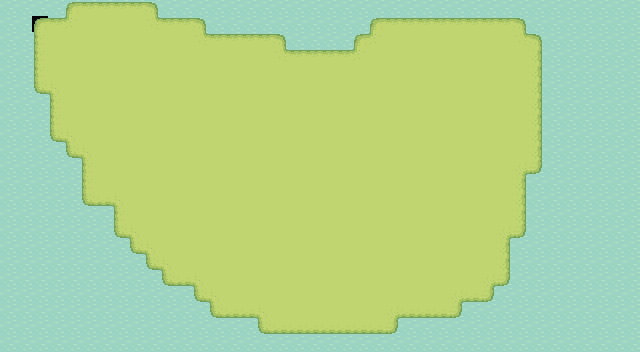

Rendered tile map (Tiled .tmx) drawn with the repository's tilesets; below, a short description and the map source with its tile grids summarised:
An orthogonal 40x22 tile map with 16x16 px tiles, 3 tile layers (Water, Grass, Undergrowth), 10 tilesets and 18 objects (PlayerSpawn).

<map version="1.10" tiledversion="1.11.2" orientation="orthogonal" renderorder="right-down" width="40" height="22" tilewidth="16" tileheight="16" infinite="0" nextlayerid="16" nextobjectid="61">
 <tileset firstgid="1" source="../tilesets/water.tsx" />
 <tileset firstgid="5" source="../tilesets/grass.tsx" />
 <tileset firstgid="82" source="../tilesets/tilled_dirt_wide.tsx" />
 <tileset firstgid="159" source="../tilesets/basic_grass_biome_things.tsx" />
 <tileset firstgid="204" source="../tilesets/small_house.tsx" />
 <tileset firstgid="205" name="small_tree" tilewidth="16" tileheight="32" tilecount="1" columns="1">
  <image source="../tilesets/small_tree.png" width="16" height="32" />
  <tile id="0">
   <objectgroup draworder="index" id="3">
    <object id="4" x="4" y="20" width="8" height="8">
     <ellipse />
    </object>
   </objectgroup>
  </tile>
 </tileset>
 <tileset firstgid="206" name="large_tree" tilewidth="32" tileheight="32" tilecount="1" columns="1">
  <image source="../tilesets/large_tree.png" width="32" height="32" />
  <tile id="0">
   <objectgroup draworder="index" id="2">
    <object id="1" x="11" y="22" width="10" height="10">
     <ellipse />
    </object>
   </objectgroup>
  </tile>
 </tileset>
 <tileset firstgid="207" name="larger_biome_things" tilewidth="32" tileheight="32" tilecount="4" columns="0">
  <grid orientation="orthogonal" width="1" height="1" />
  <tile id="0">
   <image source="../tilesets/large_tree.png" width="32" height="32" />
  </tile>
  <tile id="1">
   <image source="../tilesets/small_tree.png" width="16" height="32" />
  </tile>
  <tile id="4">
   <image source="../tilesets/sunflower.png" width="16" height="32" />
  </tile>
  <tile id="5">
   <image source="../tilesets/heart_tree.png" width="32" height="32" />
   <objectgroup draworder="index" id="2">
    <object id="1" x="13" y="24" width="6" height="5" />
   </objectgroup>
  </tile>
 </tileset>
 <tileset firstgid="213" name="chicken_sprites" tilewidth="16" tileheight="16" tilecount="8" columns="4">
  <image source="../../game/characters/chicken_sprites.png" width="64" height="32" />
  <tile id="0">
   <objectgroup draworder="index" id="2">
    <object id="2" x="3" y="6" width="8" height="8">
     <ellipse />
    </object>
   </objectgroup>
  </tile>
  <tile id="1">
   <objectgroup draworder="index" id="2">
    <object id="1" x="3" y="6" width="8" height="8">
     <ellipse />
    </object>
   </objectgroup>
  </tile>
  <tile id="4">
   <objectgroup draworder="index" id="2">
    <object id="1" x="3" y="6" width="8" height="8">
     <ellipse />
    </object>
   </objectgroup>
  </tile>
  <tile id="5">
   <objectgroup draworder="index" id="2">
    <object id="1" x="3" y="5" width="8" height="8">
     <ellipse />
    </object>
   </objectgroup>
  </tile>
 </tileset>
 <tileset firstgid="221" name="cow_sprites" tilewidth="32" tileheight="32" tilecount="6" columns="3">
  <image source="../../game/characters/cow_sprites.png" width="96" height="64" />
 </tileset>
 <layer id="1" name="Water" width="40" height="22">
  <data>[880 cells, 879 non-empty, 1 distinct tile ids]</data>
 </layer>
 <layer id="7" name="Grass" width="40" height="22">
  <data>[880 cells, 880 non-empty, 14 distinct tile ids]</data>
 </layer>
 <layer id="12" name="Undergrowth" width="40" height="22">
  <data>[880 cells, 0 non-empty, 0 distinct tile ids]</data>
 </layer>
 <objectgroup id="15" name="Overgrowth">
  <properties>
   <property name="YSort" type="class" propertytype="croptails::core::components::YSort" />
  </properties>
 </objectgroup>
 <objectgroup id="10" name="Spawns">
  <properties>
   <property name="YSort" type="class" propertytype="croptails::core::components::YSort" />
  </properties>
  <object id="7" name="PlayerSpawn" x="199" y="73">
   <point />
  </object>
  <object id="50" gid="221" x="182" y="205" width="32" height="32">
   <properties>
    <property name="Cow" type="class" propertytype="croptails::animals::components::Cow" />
   </properties>
  </object>
  <object id="51" gid="221" x="231" y="153" width="32" height="32">
   <properties>
    <property name="Cow" type="class" propertytype="croptails::animals::components::Cow" />
   </properties>
  </object>
  <object id="52" gid="221" x="313" y="110" width="32" height="32">
   <properties>
    <property name="Cow" type="class" propertytype="croptails::animals::components::Cow" />
   </properties>
  </object>
  <object id="53" gid="221" x="400" y="169" width="32" height="32">
   <properties>
    <property name="Cow" type="class" propertytype="croptails::animals::components::Cow" />
   </properties>
  </object>
  <object id="54" gid="221" x="318" y="265" width="32" height="32">
   <properties>
    <property name="Cow" type="class" propertytype="croptails::animals::components::Cow" />
   </properties>
  </object>
  <object id="55" gid="221" x="419" y="245" width="32" height="32">
   <properties>
    <property name="Cow" type="class" propertytype="croptails::animals::components::Cow" />
   </properties>
  </object>
  <object id="56" gid="221" x="309" y="193" width="32" height="32">
   <properties>
    <property name="Cow" type="class" propertytype="croptails::animals::components::Cow" />
   </properties>
  </object>
  <object id="57" gid="221" x="241" y="239" width="32" height="32">
   <properties>
    <property name="Cow" type="class" propertytype="croptails::animals::components::Cow" />
   </properties>
  </object>
  <object id="58" gid="221" x="375" y="112" width="32" height="32">
   <properties>
    <property name="Cow" type="class" propertytype="croptails::animals::components::Cow" />
   </properties>
  </object>
  <object id="60" x="163" y="137">
   <properties>
    <property name="NavigationRegion" type="class" propertytype="croptails::navigation::components::NavigationRegion" />
   </properties>
   <polygon points="0,0 102,-44 243,-76 332,137 152,150 24,105" />
  </object>
 </objectgroup>
</map>
